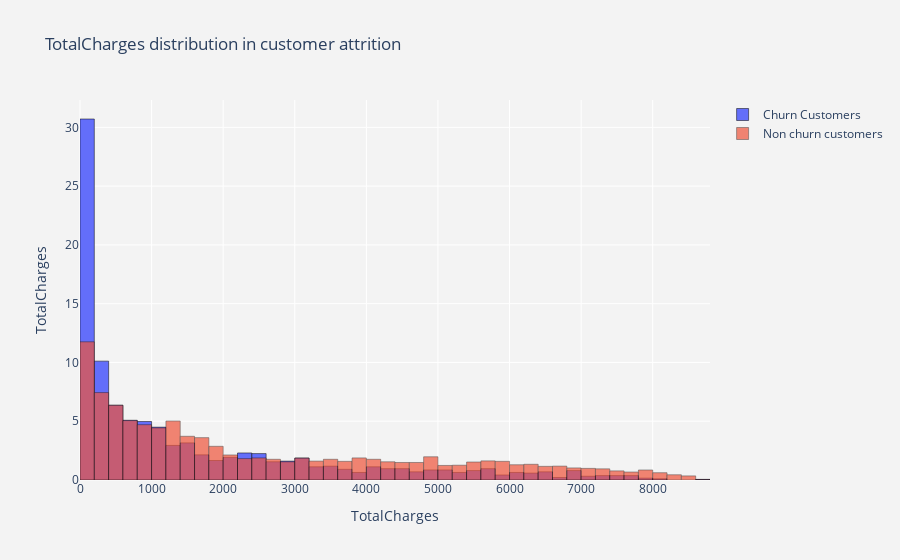

Notebook code for this chart:
### Markdown cell above
Exploring the monthlycharges distribution, we can see that a majority of churned customers spent between 70 and 105.
A majority(about 30%) of non churn customers spent between 15 and 30.

### Code cell
#defining data
trace1 = go.Histogram(x  = churn['TotalCharges'],
                          histnorm= "percent",
                          name = "Churn Customers",
                          marker = dict(line = dict(width = .5,
                                                    color = "black"
                                                    )
                                        ),
                         opacity = 1
                         ) 


trace2 = go.Histogram(x  = not_churn['TotalCharges'],
                      histnorm = "percent",
                      name = "Non churn customers",
                      marker = dict(line = dict(width = .5,
                                          color = "black"
                                         )
                             ),
                      opacity = .7
                     )
data = [trace1,trace2]

#defining layout
layout = go.Layout(dict(title ='TotalCharges' + " distribution in customer attrition ",
                        plot_bgcolor  = "rgb(243,243,243)",
                        paper_bgcolor = "rgb(243,243,243)",
                        xaxis = dict(gridcolor = 'rgb(255, 255, 255)',
                                         title = 'TotalCharges',
                                         zerolinewidth=1,
                                         ticklen=5,
                                         gridwidth=1
                                        ),
                        yaxis = dict(gridcolor = 'rgb(255, 255, 255)',
                                         title = "TotalCharges",
                                         zerolinewidth=1,
                                         ticklen=5,
                                         gridwidth=1
                                        )
                       ),barmode = 'overlay'
                  )

#defining figure and plotting
fig  = go.Figure(data=data,layout=layout)
iplot(fig)

# fig = go.Figure()
# fig.add_trace(go.Histogram(x=churn['tenure']))
# fig.add_trace(go.Histogram(x=not_churn['tenure']))
# # Overlay both histograms
# # fig.update_layout(barmode='overlay')
# # Reduce opacity to see both histograms
# fig.update_traces(opacity=0.75)
# fig.show()

### Figure 1 — Plotly figure (JSON) as saved in the notebook; plotly's stock layout.template omitted (floating-point values rounded to 4 significant figures; data arrays with more than 128 entries replaced by an {"elided": "..."} marker saying what was removed)
{"data": [{"histnorm": "percent", "marker": {"line": {"color": "black", "width": 0.5}}, "name": "Churn Customers", "opacity": 1, "type": "histogram", "x": {"elided": "1869 float values"}}, {"histnorm": "percent", "marker": {"line": {"color": "black", "width": 0.5}}, "name": "Non churn customers", "opacity": 0.7, "type": "histogram", "x": {"elided": "5163 float values"}}], "layout": {"barmode": "overlay", "paper_bgcolor": "rgb(243,243,243)", "plot_bgcolor": "rgb(243,243,243)", "title": {"text": "TotalCharges distribution in customer attrition "}, "xaxis": {"gridcolor": "rgb(255, 255, 255)", "gridwidth": 1, "ticklen": 5, "title": {"text": "TotalCharges"}, "zerolinewidth": 1}, "yaxis": {"gridcolor": "rgb(255, 255, 255)", "gridwidth": 1, "ticklen": 5, "title": {"text": "TotalCharges"}, "zerolinewidth": 1}}}
